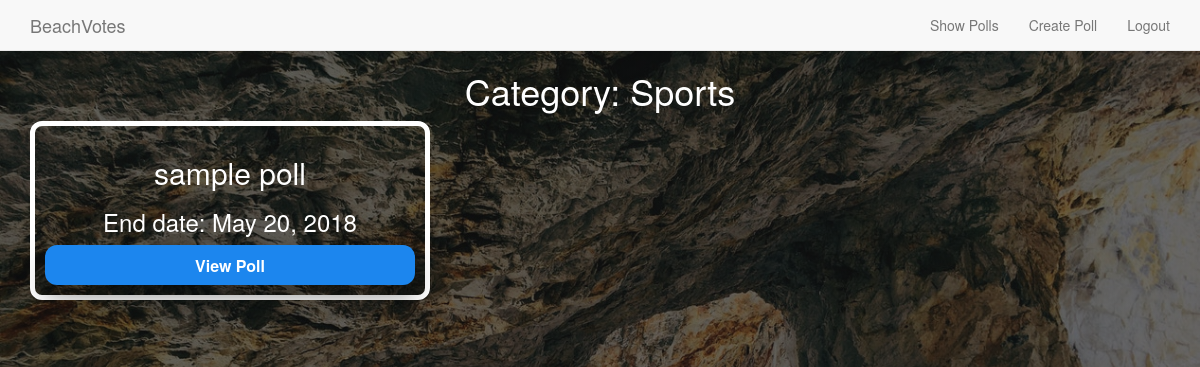
Screenshot of /poll/category/1/ (signed in) with the database file from the repository.
### poll/models.py (models this page shows, shortened)
class Category(models.Model):
    group_name = models.CharField(max_length = 50, unique = True, null = False)
    def __init__(self, *args, **kwargs):
        models.Model.__init__(self, *args, **kwargs)
    def __str__(self):
        return self.group_name
    class Meta:
        verbose_name_plural = 'Categories'

class Poll(models.Model):
    category = models.ForeignKey(Category, on_delete=models.CASCADE)
    poll_creator = models.ForeignKey(User, on_delete=models.CASCADE)
    title_question = models.CharField(max_length = 128, unique = True, null = False)
    start_date = models.DateField(default = datetime.date.today, null = False)
    end_date =  models.DateField(default = datetime.date.today() + datetime.timedelta(days=1),
                                 null = False)
    def __init__(self, *args, **kwargs):
        models.Model.__init__(self, *args, **kwargs)

### poll/views.py (the view)
# urls.py: url(r'^category/(?P<category>[0-9]+)/$', views.view_category, name='view_category'),
@login_required
def view_category(request, category):
    context_dict = { 'polls' : Poll.objects.filter(category = category) }
    context_dict['category_name'] = Category.objects.get(id = category)
    return render(request, 'poll/view_category.html', context_dict)

### templates/poll/view_category.html
{% extends 'poll/base.html' %}
{% block body_block %}
<body class = 'viewcategorypage'>
<div class="container">
  {% if polls %}
    <h1 class="text-center">Category: {{ category_name }}</h1>
    {% for poll in polls %}
      <div class="row col-xs-6 pollcontainer" >
        <h2>{{ poll.title_question }}</h2>
        <h3>End date: {{ poll.end_date }}</h3>
          <a href="{% url 'view_poll' poll.id user.id %}" class = "categorybutton">
          View Poll
          </a>
      </div>
    {% endfor %}
  {% else %}
    <h1 class="text-center">There are no polls to show in this category</h1>
  {% endif %}
</div>
</body>
{% endblock %}

### static/stylesheets/base.css (style rules this page uses)
body { color: white; background-color: #2c3e50; }
.pollcontainer { display: table-cell; border-collapse: separate; border-spacing: 15px, 50px; margin-right: auto; flex-wrap: wrap; margin: auto; width: 400px; border-radius: 12px; font-weight: bolder; text-align: center; padding: 10px; margin-bottom: 40px; border: 5px solid white; }
.viewcategorypage { background-image: linear-gradient( rgba(20, 20, 20, .6), rgba(20, 20, 20, .6) ), url('../images/beachcave.jpeg'); background-size: cover; border-bottom-color: #2c3e50; background-attachment:fixed; height:100%; }
.categorybutton { text-decoration: none; display:block; background-color: #1C86EE; text-align: center; font-size: 16px; font-weight: 600; border-radius:12px; border: #EEC591; box-shadow: 0 12px 16px 0 rgba(0,0,0,0.24), 0 17px 50px 0 rgba(0,0,0,0.19); width: 370px; height: 40px; cursor: pointer; color:white; padding: 10px; }

### rows the page displays
Category: group_name "Sports"
Poll: title_question "sample poll", end_date "May 20, 2018"
